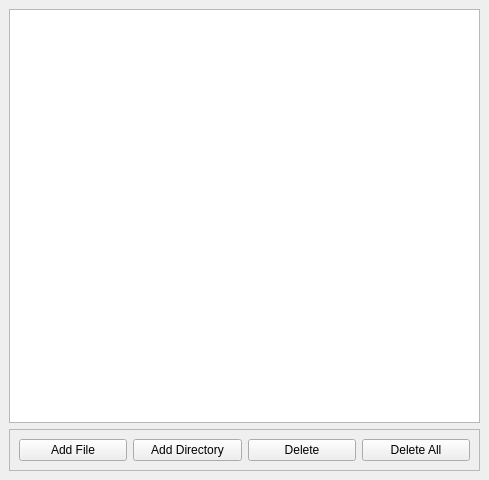
<?xml version="1.0" encoding="UTF-8"?>
<ui version="4.0">
 <class>VideoList</class>
 <widget class="QDockWidget" name="VideoList">
  <property name="geometry">
   <rect>
    <x>0</x>
    <y>0</y>
    <width>489</width>
    <height>480</height>
   </rect>
  </property>
  <property name="windowTitle">
   <string>List</string>
  </property>
  <widget class="QWidget" name="dockWidgetContents">
   <layout class="QVBoxLayout" name="verticalLayout">
    <item>
     <widget class="QListWidget" name="listVideo">
      <property name="selectionMode">
       <enum>QAbstractItemView::ExtendedSelection</enum>
      </property>
      <property name="selectionBehavior">
       <enum>QAbstractItemView::SelectRows</enum>
      </property>
     </widget>
    </item>
    <item>
     <widget class="QFrame" name="frame">
      <property name="frameShape">
       <enum>QFrame::StyledPanel</enum>
      </property>
      <property name="frameShadow">
       <enum>QFrame::Raised</enum>
      </property>
      <layout class="QHBoxLayout" name="horizontalLayout">
       <item>
        <widget class="QPushButton" name="btnAddFile">
         <property name="text">
          <string>Add File</string>
         </property>
        </widget>
       </item>
       <item>
        <widget class="QPushButton" name="btnAddDir">
         <property name="text">
          <string>Add Directory</string>
         </property>
        </widget>
       </item>
       <item>
        <widget class="QPushButton" name="btnDelete">
         <property name="text">
          <string>Delete</string>
         </property>
        </widget>
       </item>
       <item>
        <widget class="QPushButton" name="btnDeleteAll">
         <property name="text">
          <string>Delete All</string>
         </property>
        </widget>
       </item>
      </layout>
     </widget>
    </item>
   </layout>
  </widget>
 </widget>
 <resources/>
 <connections/>
</ui>
